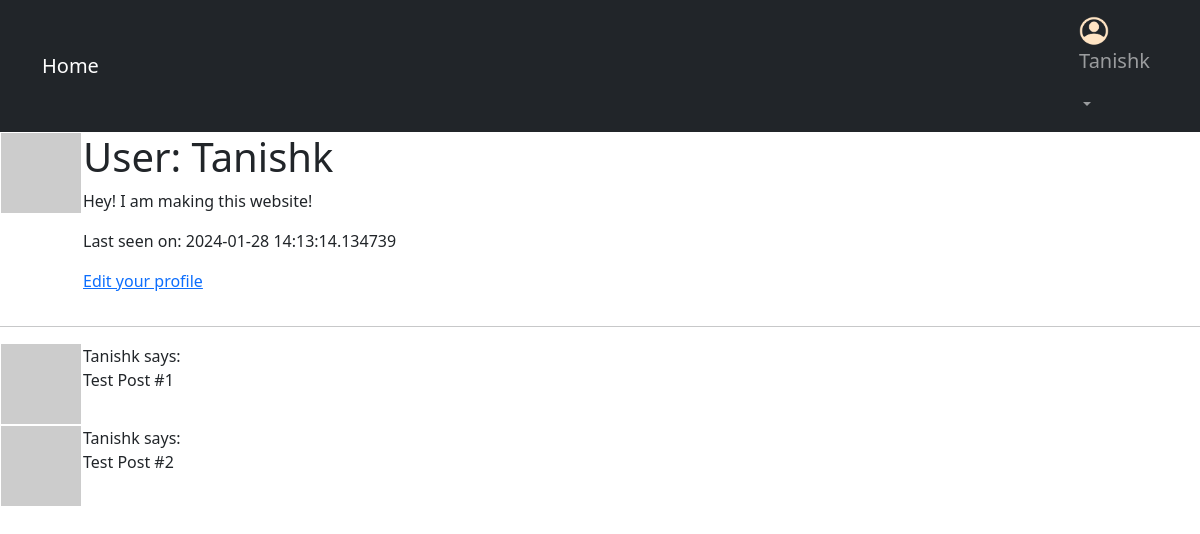
Before: /user/Tanishk (signed in) with the older database file.
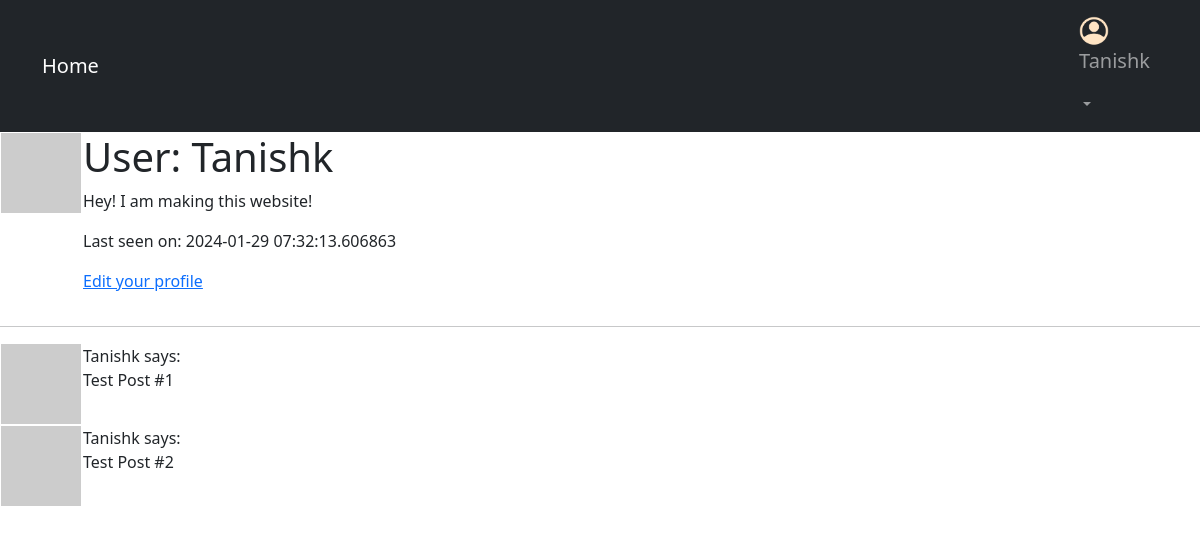
After: the same page with the newer database file.
### app/models.py (models this page shows, shortened)
class User(UserMixin, db.Model):
    id: so.Mapped[int] = so.mapped_column(
        primary_key=True
    )
    username: so.Mapped[str] = so.mapped_column(
        sa.String(64),
        index=True,
        unique=True
    )
    email: so.Mapped[str] = so.mapped_column(
        sa.String(120),
        index=True,
        unique=True
    )
    password_hash: so.Mapped[Optional[str]] = so.mapped_column(
        sa.String(256)
    )
    about_me: so.Mapped[Optional[str]] = so.mapped_column(
        sa.String(140)
    )
    last_seen: so.Mapped[Optional[datetime]] = so.mapped_column(
        default=lambda: datetime.now(timezone.utc)
    )
    posts: so.WriteOnlyMapped['Post'] = so.relationship(
        back_populates='author'
    )
    def avatar(self, size):
        digest = md5(self.email.lower().encode('utf-8')).hexdigest()
        return f"https://www.gravatar.com/avatar/{digest}?d=identicon&s={size}"

### app/routes.py (the view)
@app.route("/user/<username>")
@login_required
def user(username):
    user = db.first_or_404(sa.select(User).where(User.username == username))
    posts = [
        {'author': user, 'body': "Test Post #1"},
        {'author': user, 'body': "Test Post #2"}
    ]
    return render_template('user.html', user=user, posts=posts)

### app/models.py (called while the page is built)
@login.user_loader
def load_user(id):
    return db.session.get(User, int(id))

### app/routes.py (called while the page is built)
@app.before_request
def before_request():
    if current_user.is_authenticated:
        current_user.last_seen = datetime.now(timezone.utc)
        db.session.commit()

### app/templates/user.html
{% extends "base.html" %}
{% block content %}
    <table>
        <tr valign="top">
            <td><img src="{{ user.avatar(128) }}"></td>
            <td>
                <h1>User: {{ user.username }}</h1>
                {% if user.about_me %}<p>{{ user.about_me }}</p>{% endif %}
                {% if user.last_seen %}<p>Last seen on: {{ user.last_seen }}</p>{% endif %}
                {% if user == current_user %}
                <p><a href="{{ url_for('edit_profile') }}">Edit your profile</a></p>
                {% endif %}
            </td>
        </tr>
    </table>
    <hr>
    {% for post in posts %}
        {% include '_post.html' %}
    {% endfor %}
{% endblock %}

### app/templates/base.html (shortened to what this page needs)
<!doctype html>
<html>
    <head>
        <link rel="stylesheet" href="https://cdn.jsdelivr.net/npm/bootstrap@5.3.2/dist/css/bootstrap.min.css">
        <link rel="stylesheet" href="{{ url_for('static', filename='base.css') }}">
    </head>
    <body>
        <nav class="navbar navbar-expand-lg navbar-dark bg-dark">
            <div class="container">
                <a class="navbar-brand" href="{{ url_for('index') }}">Home</a>
                <div class="collapse navbar-collapse" id="navbarNav">
                    <ul class="navbar-nav ms-auto">
                        <li class="nav-item dropdown">
                            <a class="nav-link dropdown-toggle" href="#" id="navbarDropdown" role="button" data-bs-toggle="dropdown" aria-expanded="false">
                                <img src="static/assets/user_icon.png" class="User_Icon"></img><p class="User_Name">{{ current_user.username }}</p>
                            </a>
                        </li>
                    </ul>
                </div>
            </div>
        </nav>
        {% block content %}{% endblock %}
    </body>
</html>

### app/templates/_post.html
<table>
    <tr valign="top">
        <td><img src="{{ post.author.avatar(36) }}"></td>
        <td>{{ post.author.username }} says:<br>{{ post.body }}</td>
    </tr>
</table>

### app/static/base.css (style rules this page uses)
.User_Icon { width: 30x; height: 30px; }
.User_Name { font-size: 20px; }

Changed rows visible on the page:
changed User "Tanishk": last_seen "2024-01-28 14:13:14.134739" → "2024-01-29 07:32:13.606863"
